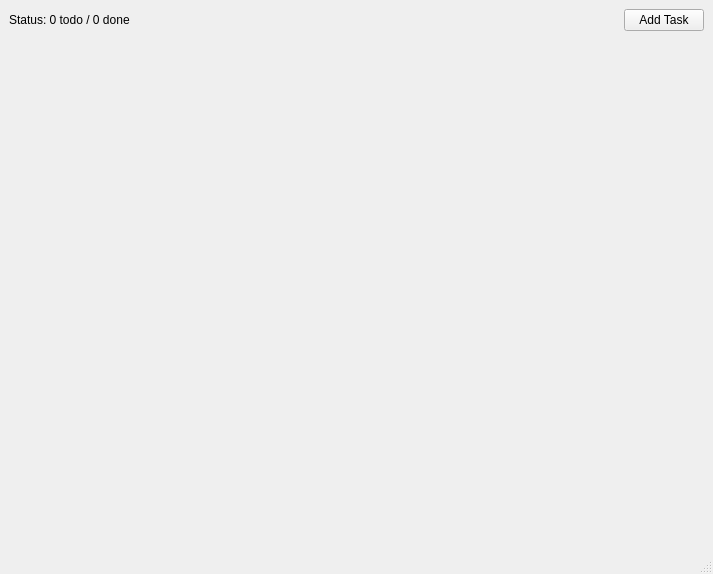
<?xml version="1.0" encoding="UTF-8"?>
<ui version="4.0">
 <class>MainWindow</class>
 <widget class="QMainWindow" name="MainWindow">
  <property name="geometry">
   <rect>
    <x>0</x>
    <y>0</y>
    <width>713</width>
    <height>574</height>
   </rect>
  </property>
  <property name="windowTitle">
   <string>ToDo</string>
  </property>
  <widget class="QWidget" name="centralwidget">
   <layout class="QVBoxLayout" name="verticalLayout">
    <item>
     <layout class="QHBoxLayout" name="toolbarLayout">
      <item>
       <widget class="QLabel" name="statusLabel">
        <property name="text">
         <string>Status: 0 todo / 0 done</string>
        </property>
       </widget>
      </item>
      <item>
       <spacer name="horizontalSpacer">
        <property name="orientation">
         <enum>Qt::Horizontal</enum>
        </property>
        <property name="sizeHint" stdset="0">
         <size>
          <width>40</width>
          <height>20</height>
         </size>
        </property>
       </spacer>
      </item>
      <item>
       <widget class="QPushButton" name="addTaskButton">
        <property name="text">
         <string>Add Task</string>
        </property>
       </widget>
      </item>
     </layout>
    </item>
    <item>
     <layout class="QVBoxLayout" name="tasksLayout"/>
    </item>
    <item>
     <spacer name="verticalSpacer">
      <property name="orientation">
       <enum>Qt::Vertical</enum>
      </property>
      <property name="sizeHint" stdset="0">
       <size>
        <width>20</width>
        <height>40</height>
       </size>
      </property>
     </spacer>
    </item>
   </layout>
  </widget>
  <widget class="QStatusBar" name="statusbar"/>
 </widget>
 <resources/>
 <connections/>
</ui>
